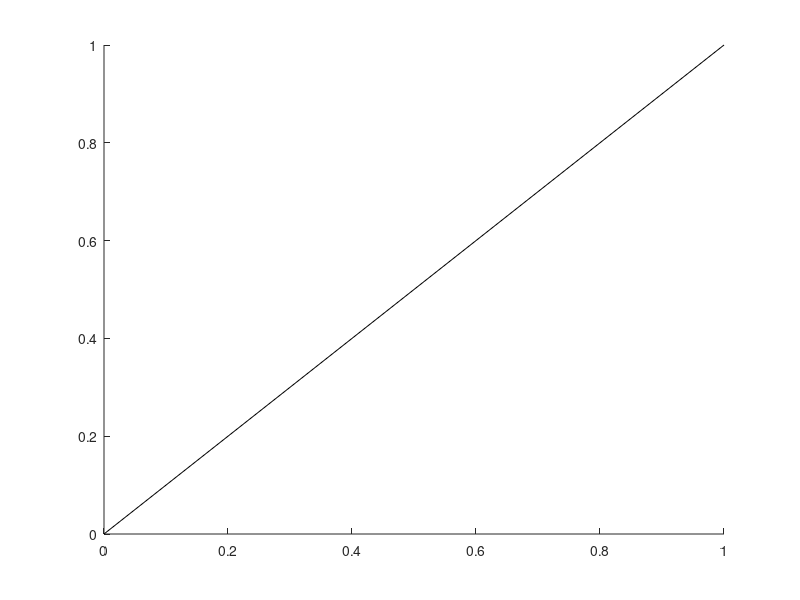

This chart was generated by the following MATLAB code:
function dline(col)
% dline(col)
if nargin < 1
    col = 'k';
end
range=axis;
hold on
plot([range(1) range(2)],[range(3) range(4)],col)
hold off
